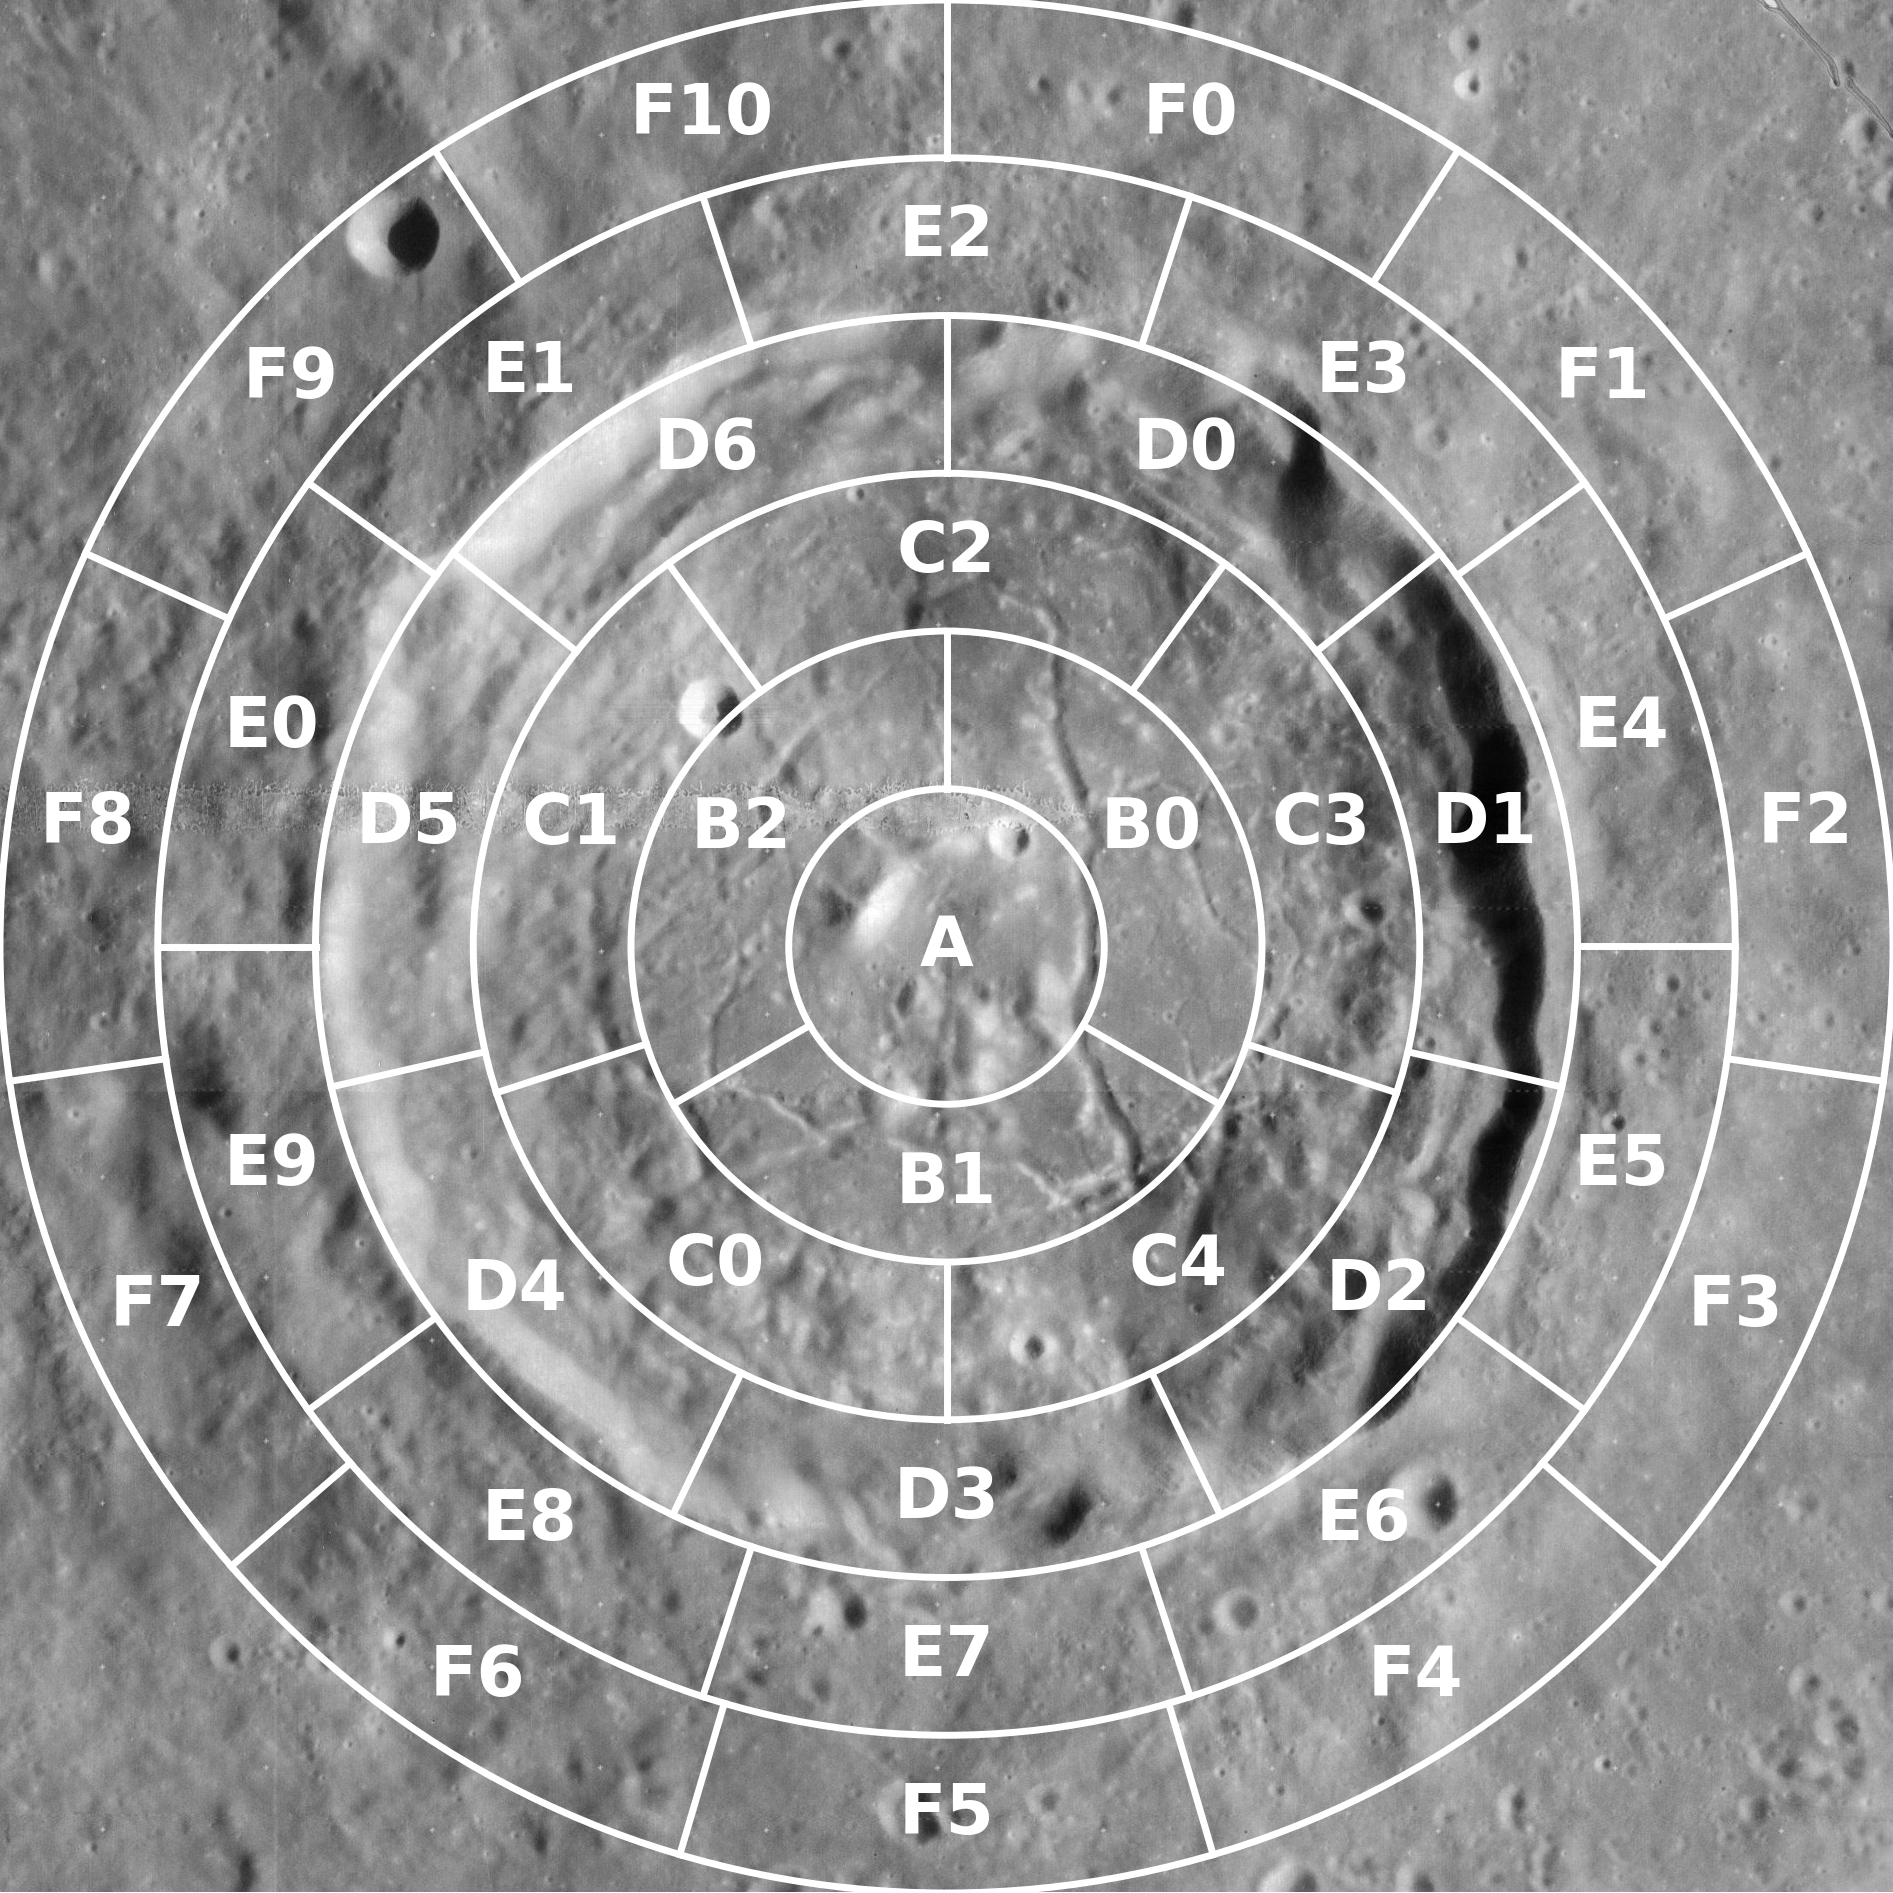

Recreate this plot in Python.
import matplotlib.pyplot as plt
import numpy as np
from PIL import Image
from matplotlib.patches import Circle

img = Image.open("target.jpg")
alphabet = "ABCDEFGHIJKLMNOPQRSTUVWXYZ"

fig, ax = plt.subplots(figsize=(img.size[0] / 100, img.size[1] / 100), facecolor="black")
fig.subplots_adjust(left=0, bottom=0, right=1, top=1)
plt.imshow(img, cmap="gray", interpolation="none")

ax.set_xlim(0, img.size[0])
ax.set_ylim(img.size[1], 0)
ax.set_axis_off()

center_x = img.size[0] / 2
center_y = img.size[1] / 2
center_coords = (center_x, center_y)
max_radius = min(img.size[0], img.size[1]) / 2

radii = np.linspace(0, max_radius, 7)
radii = radii[1:]

center_circle_area = np.pi * radii[0] ** 2
previous_circle_area = center_circle_area

zone_angles_list = []
number_of_zones_list = []
for ii, radius in enumerate(radii):
    circle = Circle(
        center_coords,
        radius=radius,
        edgecolor="white",
        facecolor="none",
        linewidth=5,
    )
    ax.add_patch(circle)
    if ii == 0:
        ax.text(
            center_x,
            center_y,
            alphabet[ii],
            color="white",
            ha="center",
            va="center",
            fontsize=50,
            fontweight="bold",
        )
        continue
    circle_area = np.pi * radius**2
    segment_area = circle_area - previous_circle_area
    number_of_zones = np.ceil(segment_area / center_circle_area)
    number_of_zones_list.append(number_of_zones)
    zone_angles = np.linspace(0, 2 * np.pi, int(number_of_zones), endpoint=False)
    if number_of_zones % 2 == 0:
        zone_angles += np.pi
    elif ii % 2 == 0:
        zone_angles += np.pi / 2
    else:
        zone_angles -= np.pi / 2
    zone_angles_list.append(zone_angles)
    text_angles = zone_angles + np.pi / number_of_zones
    for angle in zone_angles:
        x_range = [
            center_x + radius * np.cos(angle),
            center_x + radii[ii - 1] * np.cos(angle),
        ]
        y_range = [
            center_y + radius * np.sin(angle),
            center_y + radii[ii - 1] * np.sin(angle),
        ]
        ax.plot(x_range, y_range, color="white", linewidth=5)
    for jj, angle in enumerate(text_angles):
        x_text = center_x + (radius + radii[ii - 1]) / 2 * np.cos(angle)
        y_text = center_y + (radius + radii[ii - 1]) / 2 * np.sin(angle)
        ax.text(
            x_text,
            y_text,
            f"{alphabet[ii]}{jj}",
            color="white",
            ha="center",
            va="center",
            fontsize=50,
            fontweight="bold",
        )
    previous_circle_area = circle_area

plt.savefig("grid.png", facecolor="None")
